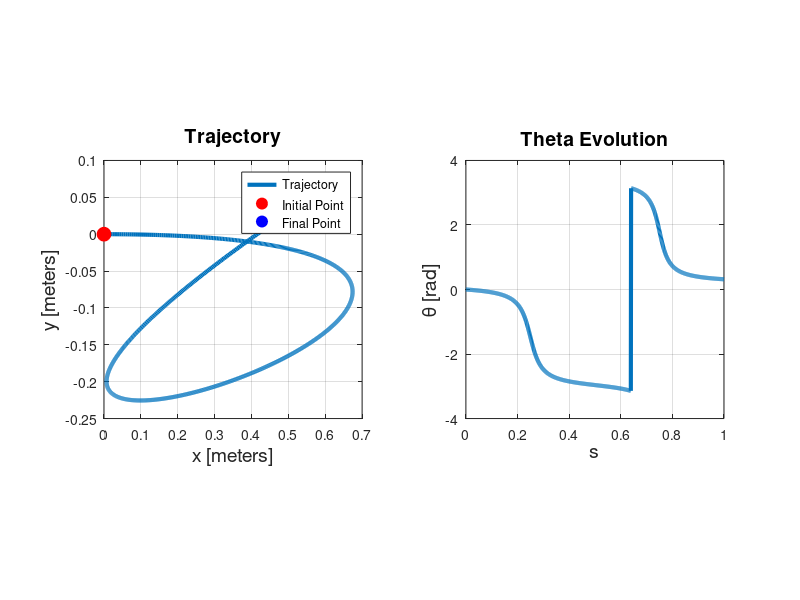

The MATLAB script that drew this image:
clear all
close all
clc

%% Data
% Initial point
x_i = 0;
y_i = 0;
theta_i = 0;

% Generation of end point with norma = 1
while true
    % Final point: random coordinates

    final_conf = rand(1,3);
    x_f = final_conf(1);
    y_f = final_conf(2);
    
    % Theta angle: random between 0 and 2*pi
    theta_f = final_conf(3); 
 
    qi = [x_i;y_i;theta_i];
    qf = [x_f;y_f;theta_f];

    qf = qf/norm(qf);

    norm_vec = norm(qf-qi);

    if abs(norm_vec -1 ) == 0
        break;  % Exit loop if condition is met
    end
end

% Visualization final point
disp(['Coordinate of final point: (', num2str(x_f), ', ', num2str(y_f), ', ', num2str(theta_f), ')']);

%% Parameters of the Cubic Polynomial
k=6;
alfa_x = k*cos(theta_f)-3*x_f;
alfa_y = k*sin(theta_f)-3*y_f;
beta_x = k*cos(theta_i)+3*x_i;
beta_y = k*sin(theta_i)+3*y_i;

%% Definition of time Law
s = 0 : 0.001 : 1;
    
x_s=s.^3.*x_f-(s-1).^3.*x_i+alfa_x.*s.^2.*(s-1)+beta_x.*s.*(s-1).^2;
y_s=s.^3.*y_f-(s-1).^3.*y_i+alfa_y.*s.^2.*(s-1)+beta_y.*s.*(s-1).^2;
x_s_dot = 3.*s.^2.*x_f-3.*(s-1).^2.*x_i+2.*alfa_x.*s.*(s-1)+alfa_x.*s.^2+beta_x.*(s-1).^2+2.*beta_x.*s.*(s-1);
y_s_dot = 3.*s.^2.*y_f-3.*(s-1).^2.*y_i+2.*alfa_y.*s.*(s-1)+alfa_y.*s.^2+beta_y.*(s-1).^2+2.*beta_y.*s.*(s-1);
theta = atan2(y_s_dot, x_s_dot);

%% Plots
figure(1)
subplot(1,2,1)
plot(x_s, y_s, 'LineWidth', 3)
hold on;
plot(x_i, y_i, 'ro', 'MarkerSize', 10, 'MarkerFaceColor', 'r') 
plot(x_f, y_f, 'bo', 'MarkerSize', 10, 'MarkerFaceColor', 'b') 
hold off;
title('Trajectory','FontSize',14)
xlabel('x [meters]','FontSize',14)
ylabel('y [meters]','FontSize',14)
axis square
grid on
legend('Trajectory', 'Initial Point', 'Final Point');

subplot(1,2,2)
plot(s, theta, 'LineWidth', 3)
title('Theta Evolution','FontSize',14)
xlabel('s','FontSize',14)
ylabel('\theta [rad]','FontSize',14)
axis square
grid on